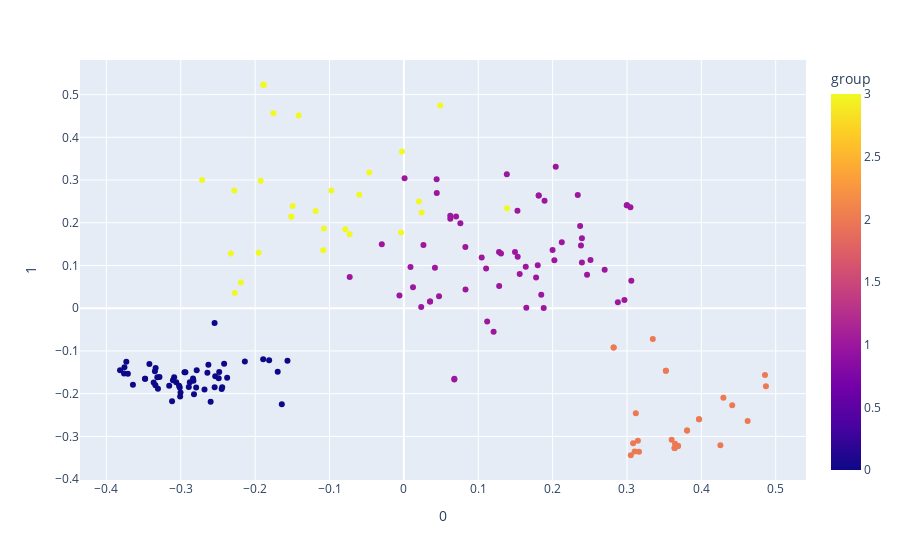

Notebook code cell kept with this figure:
### Code cell
import plotly_express as px
fig = px.scatter(dcm, 0, 1, 
                    color='group', 
                    hover_name='title')
fig.show()

### Figure 1 — Plotly figure (JSON) as saved in the notebook; plotly's stock layout.template omitted (floating-point values rounded to 4 significant figures; data arrays with more than 128 entries replaced by an {"elided": "..."} marker saying what was removed)
{"data": [{"hovertemplate": "<b>%{hovertext}</b><br><br>0=%{x}<br>1=%{y}<br>group=%{marker.color}<extra></extra>", "hovertext": {"elided": "172 str values"}, "legendgroup": "", "marker": {"color": {"elided": "172 int values"}, "coloraxis": "coloraxis", "symbol": "circle"}, "mode": "markers", "name": "", "orientation": "v", "showlegend": false, "type": "scatter", "x": {"elided": "172 float values"}, "xaxis": "x", "y": {"elided": "172 float values"}, "yaxis": "y"}], "layout": {"coloraxis": {"colorbar": {"title": {"text": "group"}}, "colorscale": [[0, "#0d0887"], [0.1111, "#46039f"], [0.2222, "#7201a8"], [0.3333, "#9c179e"], [0.4444, "#bd3786"], [0.5556, "#d8576b"], [0.6667, "#ed7953"], [0.7778, "#fb9f3a"], [0.8889, "#fdca26"], [1, "#f0f921"]]}, "legend": {"tracegroupgap": 0}, "margin": {"t": 60}, "xaxis": {"anchor": "y", "domain": [0, 1], "title": {"text": "0"}}, "yaxis": {"anchor": "x", "domain": [0, 1], "title": {"text": "1"}}}}
